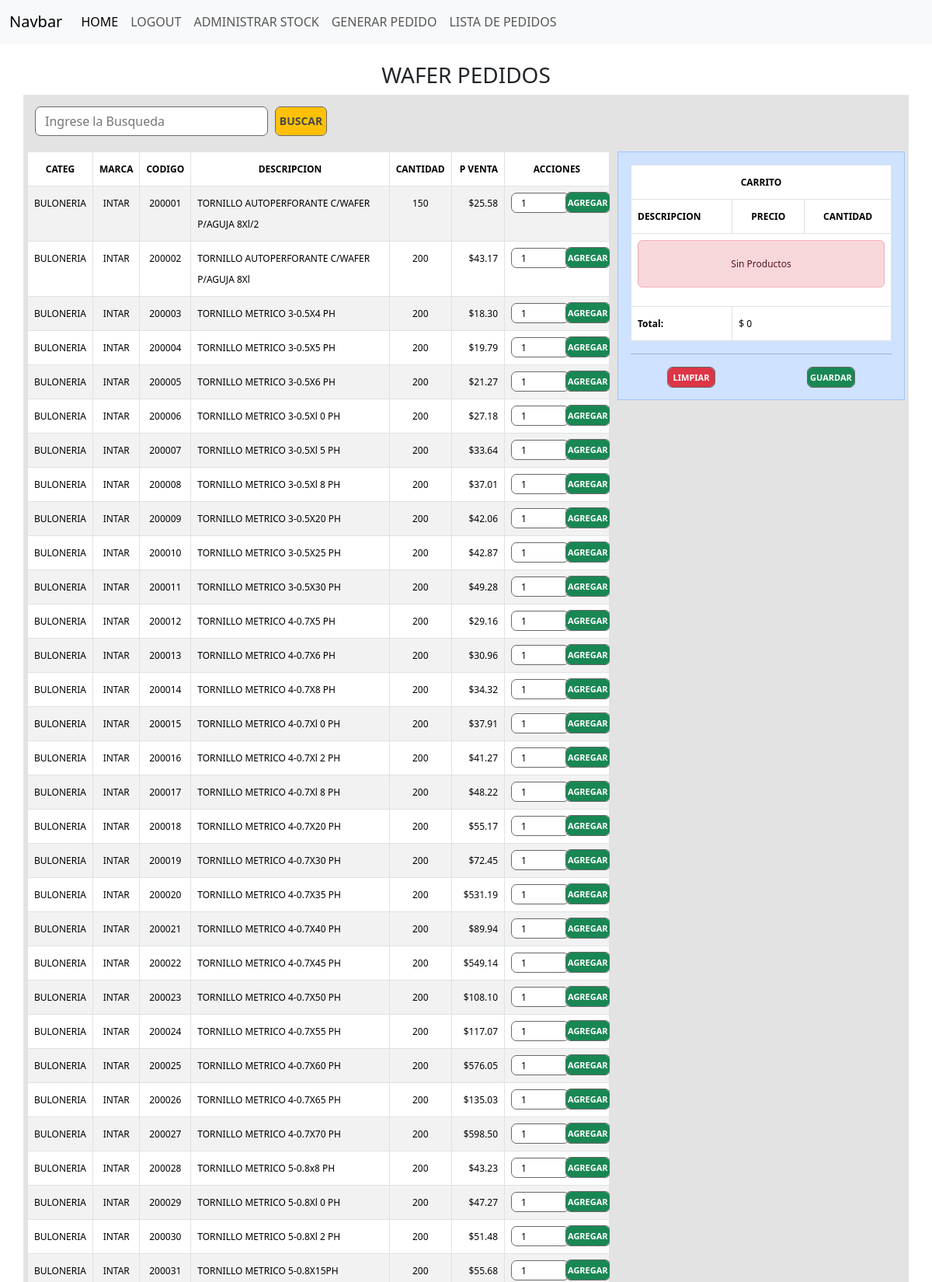
Screenshot of /pedidos/ (signed in, upper part) with the database file from the repository.
### stock/models.py (models this page shows, shortened)
class Producto(models.Model):
    categoria = models.ForeignKey(Categorias, on_delete=models.CASCADE)
    marca = models.ForeignKey(Marcas, on_delete=models.CASCADE)
    codigo = models.IntegerField()
    descripcion = models.CharField(max_length = 150)
    cantidad = models.IntegerField()
    precioCosto = models.FloatField(default=0.0)
    utilidad = models.ForeignKey(Utilidad, on_delete=models.CASCADE)
    precioPublico= models.FloatField(default=0.0)

class Categorias (models.Model):
    catNom = models.CharField(max_length = 50)
    catDescripcion= models.CharField(max_length=100)

class Marcas(models.Model):
    marcaNom = models.CharField(max_length = 50)
    marcaDescripcion= models.CharField(max_length=100)

### stock/views.py (the view)
# urls.py: path('pedidos/', views.pedidos, name='pedidos'),
@login_required
def pedidos(request):
    form = ProductoBusqueda()
    formCant= ProductoCantidad(initial={'cantidad': 1})
    if request.method == 'GET':
        print('va el GET')
        productos = Producto.objects.all()
        for producto in productos:
            producto.precioPublico= floatformat(producto.precioCosto*producto.utilidad.utilValor,2)
        return render(request, 'pedidos.html', {
            'form': form,
            'formCant':formCant,
            'productos': productos
            })

### stock/forms.py
class ProductoBusqueda(forms.Form):
    descripcion = forms.CharField(
        max_length=50,
        label= '',
        widget=forms.TextInput(attrs={'class': 'form-control-outline','style': 'width: 300px;','placeholder':'Ingrese la Busqueda'})
    )

class ProductoCantidad(forms.Form):
    cantidad = forms.IntegerField(
        max_value=9999,
        min_value=0,
        label='',
        widget=forms.NumberInput(attrs={'class': 'form-control-outline','style': 'width: 75px; height: 26px'})
    )

### stock/context_processor.py (called while the page is built)
def total_carrito(request):
    total = 0
    if request.user.is_authenticated:
        if "carrito" in request.session.keys():
            for key, value in request.session["carrito"].items():
                total += float(value["acumulado"])
    total = round(total, 2)
    return {"total_carrito": total}

### stock/templates/pedidos.html (shortened to what this page needs)
{% extends 'base.html' %} {% block content %} {% load static %}
<link rel="stylesheet" href="{% static '/css/pedidos.css' %}">
<div class="container">
    <div class="row">
        <div class="col-12">
            <h3>WAFER PEDIDOS</h3>
        </div>
    </div>
    <div class="row">
        <div class="col-md-12 d-flex align-items-center" style="background-color:  #e3e3e3; padding: 5px;">
            <form class="d-flex align-items-center" method="post" action="{% url 'buscarp' %}" style="padding: 5px;">
                <div class="d-flex align-items-center justify-content-center" style="padding: 5px;">
                    {{ form }}
                </div>
                <div style="padding: 5px;">
                    <button type="submit" class="btn btn-warning">BUSCAR</button>
                </div>
            </form>
        </div>
    </div>
    <div class="row">
        <div class="col-8" style="background-color: #e3e3e3; padding: 5px;">
            <div class="table-responsive">
                <form action="">
                    <table id="tabla" class="table table-striped table-bordered table-hover">
                        <thead>
                            <tr class="encabezados">
                                <th scope="col">CATEG</th>
                                <th scope="col">MARCA</th>
                                <th scope="col">CODIGO</th>
                                <th scope="col" class="text-center">DESCRIPCION</th>
                                <th scope="col">CANTIDAD</th>
                                <th scope="col">P VENTA</th>
                                <th scope="col">ACCIONES</th>
                            </tr>
                        </thead>
                        <tbody>
                            {% for producto in productos %}
                            <tr class="contenido">
                                <td scope="row" class="columCategoria">{{ producto.categoria.catNom }}</td>
                                <td class="columMarca">{{ producto.marca.marcaNom }}</td>
                                <td class="columNum">{{ producto.codigo }}</td>
                                <td class="columDescripcion">{{ producto.descripcion }}</td>
                                <td class="columNum" id="cantidad{{ producto.id }}">{{ producto.cantidad }}</td>
                                <td class="columMoneda">${{ producto.precioPublico}}</td>
                                <td class="centrarbotones">
                                    <div class="row">
                                        <div class="col-6">
                                            {%csrf_token%} {{ formCant }}
                                        </div>
                                        <div class="btn-group col-6">
                                            <a href="{% url 'Add' id=producto.id %}" class="btn btn-success">AGREGAR</a>
                                        </div>
                                    </div>
                                </td>
                            </tr>
                            {% endfor %}
                        </tbody>
                    </table>
                </form>
            </div>
        </div>
        <div class="col-4" style="background-color: #e3e3e3; padding: 5px; position: relative;">
            {% include "carrito.html" %}
        </div>
    </div>
</div>
{% endblock %}

### stock/static/css/pedidos.css (style rules this page uses)
.col-12 { text-align: center; }
.col-6 { text-align: center; }
.columMoneda { text-align: right; }
.columNum { text-align: center; }
.columCategoria { text-align: center; }
.columMarca { text-align: center; }
.columDescripcion { text-align: center; }
.centrarbotones { text-align: center; }
.table { font-size: 12px; width: 100%; border-collapse: collapse; line-height: 27px; padding: 2px; }
.table-responsive { text-align: center; align-items: center; }
.table td:nth-child(1), .table th:nth-child(1) { width: 5%; }
.table td:nth-child(2), .table th:nth-child(2) { width: 5%; }
.table td:nth-child(3), .table th:nth-child(3) { width: 5%; }
.table td:nth-child(4), .table th:nth-child(4) { width: 40%; text-align: left; }
.table td:nth-child(5), .table th:nth-child(5) { width: 2%; text-align: center; }
.table td:nth-child(6), .table th:nth-child(6) { width: 4%; text-align: right; }
.table td:nth-child(7), .table th:nth-child(7) { width: 20%; }
.btn-success { width: 60px; height: 25px; ; padding: 1px; font-size: 11px; font-weight: bold; text-align: center; line-height: 22px; justify-content: center; vertical-align: middle; outline-color: dimgrey; outline-style: solid; outline-width: 1px; }
.btn-warning { width: 65px; height: 36px; ; padding: 1px; font-size: 14px; font-weight: bold; text-align: center; line-height: 18px; justify-content: center; vertical-align: middle; outline-color: dimgrey; outline-style: solid; outline-width: 1px; color: rgb(73, 73, 73); }
.encabezados { text-align: center; }
.form-control-outline { width: 400px; border: 1px solid dimgrey; padding: 0.375rem 0.75rem; border-radius: 7px; }
th { font-size: 12px; }
td { font-size: 12px; }

### rows the page displays
Producto: categoria.catNom "BULONERIA", marca.marcaNom "INTAR", codigo "200001", descripcion "TORNILLO AUTOPERFORANTE C/WAFER P/AGUJA 8Xl/2", cantidad "150", precioPublico "25.58", cantidad "1"
Producto: categoria.catNom "BULONERIA", marca.marcaNom "INTAR", codigo "200002", descripcion "TORNILLO AUTOPERFORANTE C/WAFER P/AGUJA 8Xl", cantidad "200", precioPublico "43.17", cantidad "1"
Producto: categoria.catNom "BULONERIA", marca.marcaNom "INTAR", codigo "200003", descripcion "TORNILLO METRICO 3-0.5X4 PH", cantidad "200", precioPublico "18.30", cantidad "1"
Producto: categoria.catNom "BULONERIA", marca.marcaNom "INTAR", codigo "200004", descripcion "TORNILLO METRICO 3-0.5X5 PH", cantidad "200", precioPublico "19.79", cantidad "1"
Producto: categoria.catNom "BULONERIA", marca.marcaNom "INTAR", codigo "200005", descripcion "TORNILLO METRICO 3-0.5X6 PH", cantidad "200", precioPublico "21.27", cantidad "1"
Producto: categoria.catNom "BULONERIA", marca.marcaNom "INTAR", codigo "200006", descripcion "TORNILLO METRICO 3-0.5Xl 0 PH", cantidad "200", precioPublico "27.18", cantidad "1"
Producto: categoria.catNom "BULONERIA", marca.marcaNom "INTAR", codigo "200007", descripcion "TORNILLO METRICO 3-0.5Xl 5 PH", cantidad "200", precioPublico "33.64", cantidad "1"
Producto: categoria.catNom "BULONERIA", marca.marcaNom "INTAR", codigo "200008", descripcion "TORNILLO METRICO 3-0.5Xl 8 PH", cantidad "200", precioPublico "37.01", cantidad "1"
Producto: categoria.catNom "BULONERIA", marca.marcaNom "INTAR", codigo "200009", descripcion "TORNILLO METRICO 3-0.5X20 PH", cantidad "200", precioPublico "42.06", cantidad "1"
Producto: categoria.catNom "BULONERIA", marca.marcaNom "INTAR", codigo "200010", descripcion "TORNILLO METRICO 3-0.5X25 PH", cantidad "200", precioPublico "42.87", cantidad "1"
Producto: categoria.catNom "BULONERIA", marca.marcaNom "INTAR", codigo "200011", descripcion "TORNILLO METRICO 3-0.5X30 PH", cantidad "200", precioPublico "49.28", cantidad "1"
Producto: categoria.catNom "BULONERIA", marca.marcaNom "INTAR", codigo "200012", descripcion "TORNILLO METRICO 4-0.7X5 PH", cantidad "200", precioPublico "29.16", cantidad "1"
Producto: categoria.catNom "BULONERIA", marca.marcaNom "INTAR", codigo "200013", descripcion "TORNILLO METRICO 4-0.7X6 PH", cantidad "200", precioPublico "30.96", cantidad "1"
Producto: categoria.catNom "BULONERIA", marca.marcaNom "INTAR", codigo "200014", descripcion "TORNILLO METRICO 4-0.7X8 PH", cantidad "200", precioPublico "34.32", cantidad "1"
Producto: categoria.catNom "BULONERIA", marca.marcaNom "INTAR", codigo "200015", descripcion "TORNILLO METRICO 4-0.7Xl 0 PH", cantidad "200", precioPublico "37.91", cantidad "1"
Producto: categoria.catNom "BULONERIA", marca.marcaNom "INTAR", codigo "200016", descripcion "TORNILLO METRICO 4-0.7Xl 2 PH", cantidad "200", precioPublico "41.27", cantidad "1"
Producto: categoria.catNom "BULONERIA", marca.marcaNom "INTAR", codigo "200017", descripcion "TORNILLO METRICO 4-0.7Xl 8 PH", cantidad "200", precioPublico "48.22", cantidad "1"
Producto: categoria.catNom "BULONERIA", marca.marcaNom "INTAR", codigo "200018", descripcion "TORNILLO METRICO 4-0.7X20 PH", cantidad "200", precioPublico "55.17", cantidad "1"
Producto: categoria.catNom "BULONERIA", marca.marcaNom "INTAR", codigo "200019", descripcion "TORNILLO METRICO 4-0.7X30 PH", cantidad "200", precioPublico "72.45", cantidad "1"
Producto: categoria.catNom "BULONERIA", marca.marcaNom "INTAR", codigo "200020", descripcion "TORNILLO METRICO 4-0.7X35 PH", cantidad "200", precioPublico "531.19", cantidad "1"
Producto: categoria.catNom "BULONERIA", marca.marcaNom "INTAR", codigo "200021", descripcion "TORNILLO METRICO 4-0.7X40 PH", cantidad "200", precioPublico "89.94", cantidad "1"
Producto: categoria.catNom "BULONERIA", marca.marcaNom "INTAR", codigo "200022", descripcion "TORNILLO METRICO 4-0.7X45 PH", cantidad "200", precioPublico "549.14", cantidad "1"
Producto: categoria.catNom "BULONERIA", marca.marcaNom "INTAR", codigo "200023", descripcion "TORNILLO METRICO 4-0.7X50 PH", cantidad "200", precioPublico "108.10", cantidad "1"
Producto: categoria.catNom "BULONERIA", marca.marcaNom "INTAR", codigo "200024", descripcion "TORNILLO METRICO 4-0.7X55 PH", cantidad "200", precioPublico "117.07", cantidad "1"
Producto: categoria.catNom "BULONERIA", marca.marcaNom "INTAR", codigo "200025", descripcion "TORNILLO METRICO 4-0.7X60 PH", cantidad "200", precioPublico "576.05", cantidad "1"
Producto: categoria.catNom "BULONERIA", marca.marcaNom "INTAR", codigo "200026", descripcion "TORNILLO METRICO 4-0.7X65 PH", cantidad "200", precioPublico "135.03", cantidad "1"
Producto: categoria.catNom "BULONERIA", marca.marcaNom "INTAR", codigo "200027", descripcion "TORNILLO METRICO 4-0.7X70 PH", cantidad "200", precioPublico "598.50", cantidad "1"
Producto: categoria.catNom "BULONERIA", marca.marcaNom "INTAR", codigo "200028", descripcion "TORNILLO METRICO 5-0.8x8 PH", cantidad "200", precioPublico "43.23", cantidad "1"
Producto: categoria.catNom "BULONERIA", marca.marcaNom "INTAR", codigo "200029", descripcion "TORNILLO METRICO 5-0.8Xl 0 PH", cantidad "200", precioPublico "47.27", cantidad "1"
Producto: categoria.catNom "BULONERIA", marca.marcaNom "INTAR", codigo "200030", descripcion "TORNILLO METRICO 5-0.8Xl 2 PH", cantidad "200", precioPublico "51.48", cantidad "1"
Producto: categoria.catNom "BULONERIA", marca.marcaNom "INTAR", codigo "200031", descripcion "TORNILLO METRICO 5-0.8X15PH", cantidad "200", precioPublico "55.68", cantidad "1"
